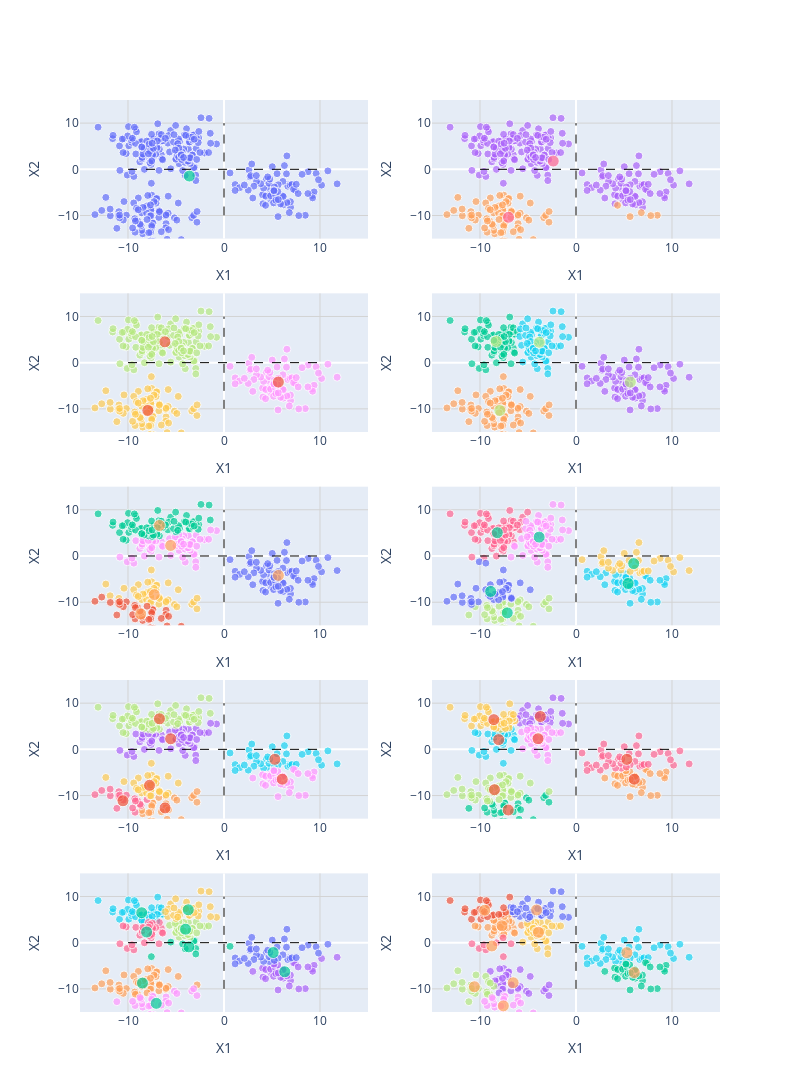

Notebook cell for this chart:
### Markdown cell above
### (e) Repeat process with random_state None

### Code cell
clusters = 4
data_points = 300
std = 2.5
X, y = generate_cluster_data(n = data_points, centers=clusters, std=std, random_state=None)

print("X shape: ", X.shape)
print("y shape: ", y.shape)

K = [1, 2, 3, 4, 5, 6, 7, 8, 9, 10]
fig = make_subplots(rows=5, cols=2)
sse = []

for k in K:
    kmeans = KMeans(n_clusters=k, random_state=None)
    y_clusters = kmeans.fit_predict(X)
    centers = kmeans.cluster_centers_
    plot_data(fig,X, y_clusters, clusters=k, kmean_centers=centers, row=(K.index(k) // 2) + 1, col=(K.index(k) % 2) + 1)
    sse.append(kmeans.inertia_)
# Changing the size of the figs
fig.update_layout(height=2000, width=800)

fig.show()
